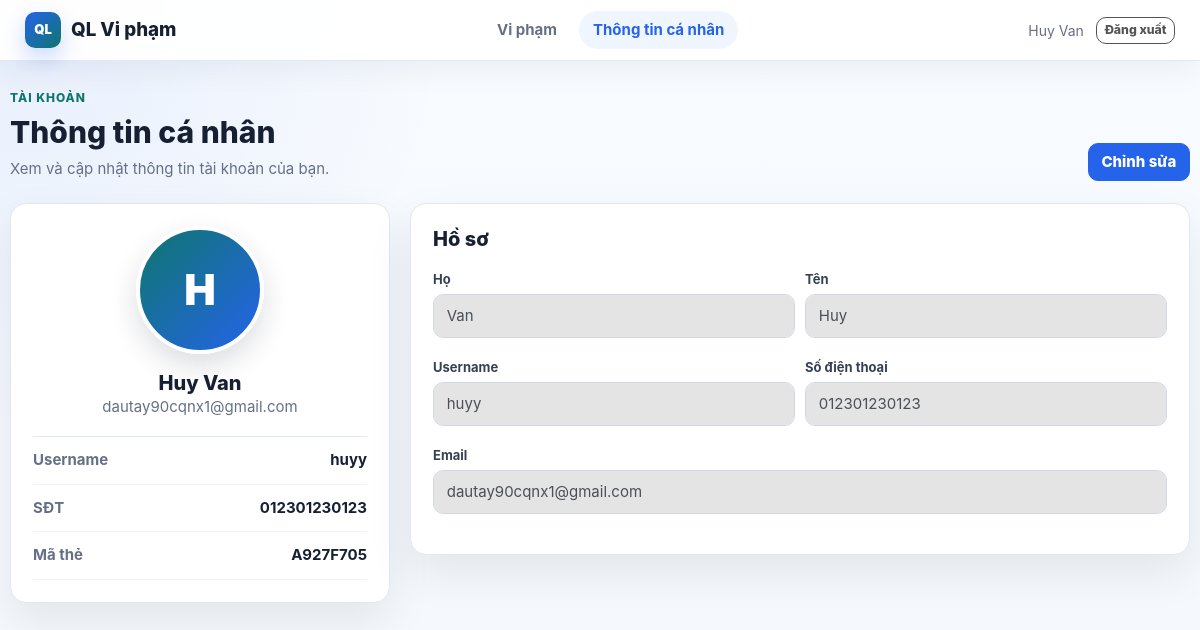
The page /accounts/profile/ (signed in) on the database its author committed.
### accounts/models.py (models this page shows, shortened)
class Account(AbstractBaseUser):
    first_name = models.CharField(max_length=50)
    last_name = models.CharField(max_length=50)
    username = models.CharField(max_length=50, unique=True)
    email = models.EmailField(max_length=100, unique=True)
    phone_number = models.CharField(max_length=15, blank=True)
    card_uid = models.CharField(max_length=50, unique=True, null=True, blank=True)
    date_joined = models.DateTimeField(auto_now_add=True)
    last_login = models.DateTimeField(auto_now=True)
    is_admin = models.BooleanField(default=False)
    is_staff = models.BooleanField(default=False)
    is_active = models.BooleanField(default=True)
    is_superadmin = models.BooleanField(default=False)
    USERNAME_FIELD = 'email'
    REQUIRED_FIELDS = ['username', 'first_name', 'last_name']
    objects = MyAccountManager()
    def get_full_name(self):
        return f"{self.first_name} {self.last_name}"
    @property
    def get_avatar(self):
        avatar = self.images.filter(is_avatar=True).first()
        if not avatar:
            avatar = self.images.first()
        return avatar.image.url if avatar else None

### accounts/views.py (the view)
# urls.py: path('profile/', views.profile_view, name='profile'),
@login_required
def profile_view(request):
    user = request.user
    edit = request.GET.get("edit") == "1"
    if request.method == "POST":
        form = ProfileForm(request.POST, instance=user)
        if form.is_valid():
            form.save()
            messages.success(request, "Cập nhật thông tin thành công.")
            return redirect("profile")
        messages.error(request, "Vui lòng kiểm tra lại thông tin.")
        edit = True  # nếu lỗi thì giữ chế độ edit
    else:
        form = ProfileForm(instance=user)
    return render(request, "profile.html", {"form": form, "edit": edit})

### accounts/forms.py
class ProfileForm(forms.ModelForm):
    class Meta:
        model = Account
        fields = ["first_name", "last_name", "username", "email", "phone_number"]
        widgets = {
            "first_name": forms.TextInput(attrs={"class": "form-control"}),
            "last_name": forms.TextInput(attrs={"class": "form-control"}),
            "username": forms.TextInput(attrs={"class": "form-control"}),
            "email": forms.EmailInput(attrs={"class": "form-control"}),
            "phone_number": forms.TextInput(attrs={"class": "form-control"}),
        }

### categories/context_processors.py (called while the page is built)
def menu_links(request):
    links = Category.objects.all()
    return dict(links=links)

### templates/profile.html (shortened to what this page needs)
{% extends "base.html" %}
{% load static %}
{% block content %}
<section class="page-heading">
  <div>
    <p class="eyebrow">Tài khoản</p>
    <h1>Thông tin cá nhân</h1>
    <p>Xem và cập nhật thông tin tài khoản của bạn.</p>
  </div>
  {% if not edit %}
  <a class="btn btn-primary" href="{% url 'profile' %}?edit=1">Chỉnh sửa</a>
  {% endif %}
</section>
<div class="row">
  <div class="col-md-4 mb-3">
    <section class="data-card profile-card">
      {% if request.user.get_avatar %}
      <img
        src="{{ request.user.get_avatar }}"
        class="profile-avatar"
        alt="Avatar"
      />
      {% else %}
      <div class="profile-avatar profile-avatar-empty">
        {{ request.user.first_name|default:request.user.username|first|upper }}
      </div>
      {% endif %}
      <h2>{{ request.user.get_full_name|default:request.user.username }}</h2>
      <p>{{ request.user.email }}</p>
      <div class="profile-meta">
        <div>
          <span>Username</span>
          <strong>{{ request.user.username }}</strong>
        </div>
        <div>
          <span>SĐT</span>
          <strong>{{ request.user.phone_number|default:"-" }}</strong>
        </div>
        <div>
          <span>Mã thẻ</span>
          <strong>{{ request.user.card_uid|default:"Chưa gán" }}</strong>
        </div>
      </div>
    </section>
  </div>
  <div class="col-md-8">
    <section class="data-card">
      <div class="section-title-row">
        <h2>Hồ sơ</h2>
      </div>
      <form method="POST" novalidate>
        <div class="form-row">
          <div class="form-group col-md-6">
            <label>Họ</label>
            {{ form.last_name }}
          </div>
          <div class="form-group col-md-6">
            <label>Tên</label>
            {{ form.first_name }}
          </div>
        </div>
        <div class="form-row">
          <div class="form-group col-md-6">
            <label>Username</label>
            {{ form.username }}
          </div>
          <div class="form-group col-md-6">
            <label>Số điện thoại</label>
            {{ form.phone_number }}
          </div>
        </div>
        <div class="form-group">
          <label>Email</label>
          {{ form.email }}
        </div>
      </form>
    </section>
  </div>
</div>
{% endblock %}

### templates/base.html (shortened to what this page needs)
{% load static %}
<!doctype html>
<html lang="vi">
  <head>
    <link rel="stylesheet" href="{% static 'css/bootstrap.css' %}" />
    <link rel="stylesheet" href="{% static 'css/ui.css' %}" />
    <link rel="stylesheet" href="{% static 'css/responsive.css' %}" />
  </head>
  <body class="app-shell">
    <nav class="navbar navbar-expand-lg navbar-light app-navbar">
      <div class="container">
        <a class="navbar-brand app-brand" href="{% url 'violation_list' %}">
          <span class="app-brand-mark">QL</span>
          <span>QL Vi phạm</span>
        </a>
        <div class="collapse navbar-collapse" id="mainNavbar">
          <ul class="navbar-nav mr-auto app-nav-links">
            <li
              class="nav-item {% if request.resolver_match.url_name == 'violation_list' %}active{% endif %}"
            >
              <a class="nav-link" href="{% url 'violation_list' %}">Vi phạm</a>
            </li>
            <li
              class="nav-item {% if request.resolver_match.url_name == 'profile' %}active{% endif %}"
            >
              <a class="nav-link" href="{% url 'profile' %}">Thông tin cá nhân</a>
            </li>
          </ul>
          <div class="app-user-area">
            {% if request.user.is_authenticated %}
            <span class="app-user-name">
              {{ request.user.get_full_name|default:request.user.email }}
            </span>
            <a class="btn btn-outline-secondary btn-sm" href="{% url 'logout' %}">
              Đăng xuất
            </a>
            {% else %}
            <a class="btn btn-primary btn-sm" href="{% url 'login' %}">
              Đăng nhập
            </a>
            {% endif %}
          </div>
        </div>
      </div>
    </nav>
    <main class="container app-main">
      {% block content %}{% endblock %}
    </main>
  </body>
</html>

### static/css/ui.css (style rules this page uses)
html { font-family: "Inter", sans-serif; font-size: 15px; }
article:after, .form-group:after { display: block; clear: both; content: ""; }
p:last-child { margin-bottom: 0; }
:root { --app-bg: #f4f7fb; --app-surface: #ffffff; --app-surface-soft: #f8fafc; --app-border: #dfe7f0; --app-text: #172033; --app-muted: #667085; --app-primary: #2563eb; --app-primary-dark: #1d4ed8; --app-success: #16803c; --app-warning: #b45309; --app-danger: #c2410c; --app-info: #0369a1; --app-shadow: 0 18px 45px rgba(15, 23, 42, 0.08); }
body.app-shell, body.auth-page { min-height: 100vh; background: radial-gradient(circle at top left, rgba(37, 99, 235, 0.08), transparent 30rem), linear-gradient(180deg, #f8fbff 0%, var(--app-bg) 100%); color: var(--app-text); }
.app-navbar { position: sticky; top: 0; z-index: 1000; border-bottom: 1px solid rgba(223, 231, 240, 0.9); background: rgba(255, 255, 255, 0.92); box-shadow: 0 10px 30px rgba(15, 23, 42, 0.05); backdrop-filter: blur(12px); }
.app-brand { display: inline-flex; align-items: center; gap: 10px; color: var(--app-text) !important; font-weight: 800; }
.app-brand-mark { display: inline-flex; width: 36px; height: 36px; align-items: center; justify-content: center; border-radius: 10px; color: #fff; background: linear-gradient(135deg, #2563eb, #0f766e); font-size: 13px; font-weight: 900; box-shadow: 0 10px 22px rgba(37, 99, 235, 0.24); }
.app-nav-links .nav-link { margin: 0 4px; border-radius: 999px; color: var(--app-muted) !important; font-weight: 700; padding: 8px 14px !important; }
.app-nav-links .nav-item.active .nav-link, .app-nav-links .nav-link:hover { color: var(--app-primary) !important; background: #eff6ff; }
.app-user-area { display: flex; align-items: center; gap: 12px; }
.app-user-name { max-width: 240px; color: var(--app-muted); font-size: 14px; overflow: hidden; text-overflow: ellipsis; white-space: nowrap; }
.app-main { padding-top: 28px; padding-bottom: 42px; }
.page-heading { display: flex; align-items: flex-end; justify-content: space-between; gap: 20px; margin-bottom: 22px; }
.page-heading h1, .detail-head h1 { margin: 0; color: var(--app-text); font-size: 30px; font-weight: 850; letter-spacing: 0; }
.page-heading p, .detail-head p { margin: 6px 0 0; color: var(--app-muted); }
.eyebrow { margin: 0 0 6px !important; color: #0f766e !important; font-size: 12px; font-weight: 850; letter-spacing: 0.08em; text-transform: uppercase; }
.filter-panel, .data-card, .auth-card { border: 1px solid var(--app-border); border-radius: 16px; background: var(--app-surface); box-shadow: var(--app-shadow); }
.filter-panel .form-label, label { color: #344054; font-weight: 750; font-size: 13px; }
.data-card { padding: 22px; }
.section-title-row { display: flex; align-items: center; justify-content: space-between; gap: 12px; margin-bottom: 16px; }
.section-title-row h2, .profile-card h2, .auth-card-head h2 { margin: 0; color: var(--app-text); font-size: 20px; font-weight: 850; }
.form-control { min-height: 44px; border-color: #d0d7e2; border-radius: 10px; }
.btn { border-radius: 10px; font-weight: 800; }
.btn-primary { border-color: var(--app-primary); background: var(--app-primary); }
.profile-card { text-align: center; }
.profile-avatar { width: 128px; height: 128px; object-fit: cover; border: 4px solid #fff; border-radius: 50%; box-shadow: 0 12px 28px rgba(15, 23, 42, 0.14); }
.profile-avatar-empty { display: inline-flex; align-items: center; justify-content: center; color: #fff; background: linear-gradient(135deg, #0f766e, #2563eb); font-size: 42px; font-weight: 900; }
.profile-card h2 { margin-top: 16px; }
.profile-card p { color: var(--app-muted); }
.profile-meta { margin-top: 18px; border-top: 1px solid var(--app-border); text-align: left; }
.profile-meta div { display: flex; justify-content: space-between; gap: 12px; padding: 12px 0; border-bottom: 1px solid #eef2f7; }
.profile-meta span { color: var(--app-muted); font-weight: 750; }

### rows shown on the page
Account: user.get_full_name "Huy Van", user.first_name|first "H", user.email "dautay90cqnx1@gmail.com", user.username "huyy", user.phone_number "012301230123", user.card_uid "A927F705", last_name "Van", first_name "Huy", username "huyy", phone_number "012301230123", email "dautay90cqnx1@gmail.com"
